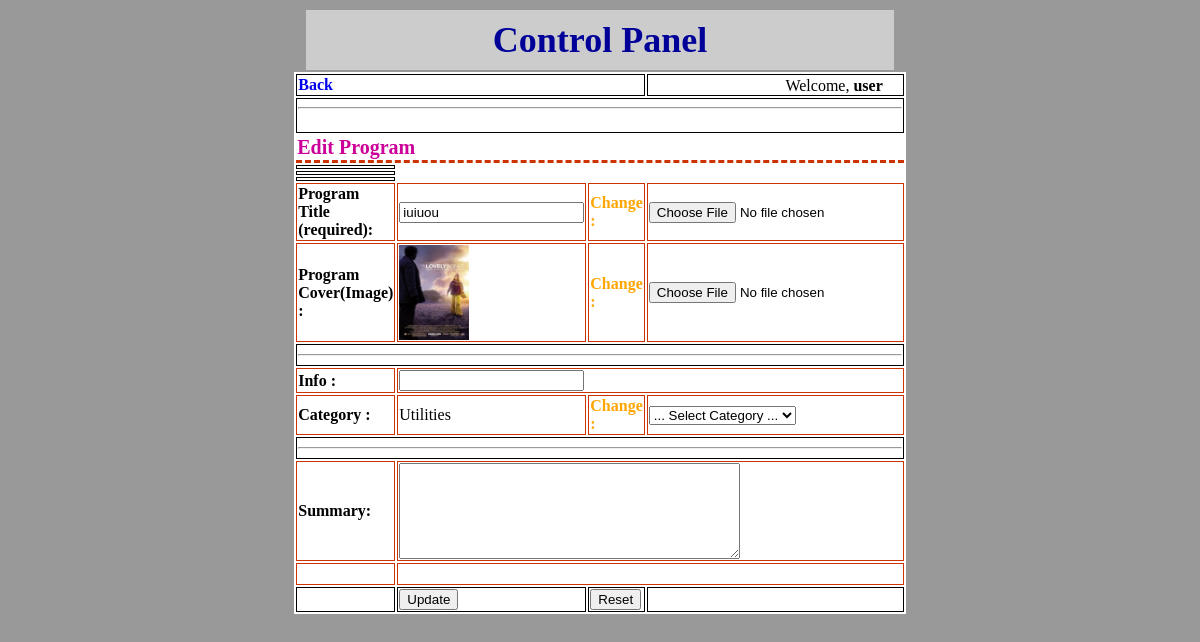
The page /cp/editprogramsfunction.php?q=7 (signed in) on the database its author committed.
### tables this page shows
CREATE TABLE `programs` (
  `id` int(4) NOT NULL auto_increment,
  `name` varchar(100) NOT NULL default '',
  `description` varchar(50) NOT NULL default '',
  `size` varchar(12) NOT NULL default '',
  `type` varchar(30) NOT NULL default '',
  `summary` longtext NOT NULL,
  `category` varchar(30) NOT NULL default '',
  `Required_software` varchar(30) NOT NULL default '',
  `image_path` varchar(200) NOT NULL default '',
  `program_path` varchar(200) NOT NULL default '',
  `submit_date` date NOT NULL default '0000-00-00',
  PRIMARY KEY  (`id`)
);

### cp/include_files/paths.php (called while the page is built, shortened)
<?php
$programsCoversPath="../fuploads/programs/covers/";
?>

### cp/editprogramsfunction.php (the view, shortened to what this page needs)
<?php
include "include_files/paths.php";
?>
<html>
<head>
</head>
<body bgcolor="#999999">
<table width="50%" border="0" align="center">
  <tr>
    <td bgcolor="#CCCCCC" height="60"><div align="center" class="style1" >Control Panel </div></td>
  </tr>
</table>
<table width="50%" border="1" align="center" bordercolor="#FFFFFF" bgcolor="#FFFFFF" class="noneB">
  <tr>
    <td height="" colspan="3"><a href="editprograms.php" class=lang style="text-decoration:none"><b>Back</b></a></td>
		<td align="right" style="padding-right:20px; padding-bottom:0px">Welcome,  <b><?php echo $_SESSION["username"]; ?></b></td>
  </tr>
	<tr> <td colspan=4 style="padding-top:0px; padding-bottom:15px; padding-top:0px"><hr /></td></tr>
  <tr>
    <td colspan="4" class="unnamed1"><span class="style2">Edit Program</span></td>
  </tr>
	<tr><td></td></tr>
	<tr><td></td></tr>
	<tr><td></td></tr>
	<?php
include "include_files/connect.php";
include "include_files/paths.php";
				if(!isset($_POST['submit']))
						$q="SELECT *  FROM programs WHERE id ='". $_GET['q']."'";
				else
						$q="SELECT *  FROM programs WHERE id ='". $_POST['id']."'";
				$rs=mysql_query($q,$db) or die(mysql_error());
$r = mysql_fetch_array($rs);
?>
 <form onsubmit="return validate_form(this)"  action="<?php echo htmlentities($_SERVER['PHP_SELF']); ?>"  method="post" enctype="multipart/form-data">
  <tr class="unnamed1">
    <td width="40%"><b>Program Title (required):</td>
		<td width=""> <input name="oldprogramname" id="oldprogramname"  type="text" value="<?php echo $r['name'];?>"</td>
		<td width="" ><font color="Orange"> <b>Change :</td>
    <td colspan="1"><input type="file" name="file[]" id="programname" /></td>
  </tr>
  <tr class="unnamed1">
    <td><b>Program Cover(Image) : </td>
		<td width=""><?php echo "<img src=$programsCoversPath".$r['image_path']." width=70 height=95 />";?> <input name="oldimagename" id="oldimagename"  type="hidden" value="<? echo $r['image_path'];?>"</td>
		<td width="" ><font color="Orange"> <b>Change :</td>
    <td colspan="1"><input type="file" name="file[]"/></td>
  </tr>										 <input name="oldprogramnameComplete" id="oldprogramnameComplete"  type="hidden" value="<?php echo $r['program_path'];?>" />
	<tr><td colspan="4"><hr /></td></tr>
  <tr class="unnamed1">
    <td colspan="1"><b>Info : </td>
    <td colspan="3"><input name="description"  type="text" value="<?php echo $r['description'];?>" /></td>
  </tr>
  <tr class="unnamed1">
    <td ><b>Category :</td>
		<td width=""><?php echo $r['category']; ?>
		<input name="oldcategory" id="oldcategory"  type="hidden" value="<?php echo $r['category'];?>" /></td>
		<td width=""><font color="Orange"> <b>Change :</td>
    <td colspan="1" ><select name="category"  id="category" >
<option value="#">... Select Category ...</option>
</select></td>
  </tr>
	<tr><td colspan="4"><hr /></td></tr>
  <tr class="unnamed1">
    <td><b>Summary: </td>
    <td colspan="3"><textarea name="summary" cols="40" rows="6" ><?php echo $r['summary'];?></textarea></td>
  </tr>
  <tr class="unnamed1">
    <td>&nbsp;</td>
    <td colspan="3">&nbsp;</td>
  </tr>
  <tr>
    <td>&nbsp;</td>
    <td width="12%"><input name="submit" type="submit" value="Update"></td>
    <td width="24%"><input name="cancel"   type="reset" value="Reset" ></td>
</form>
    <td width="34%">&nbsp;</td>
</table>
</body>
</html>

### cp/editprogramsfunction.php (style rules this page uses)
.style2 { color: #CC0099; font-weight: bold; font-size: 20px; }
.unnamed1 { border-top-width: medium; border-right-width: medium; border-bottom-width: medium; border-left-width: medium; border-top-style: none; border-right-style: none; border-bottom-style: dashed; border-left-style: none; border-top-color: #CC3300; border-right-color: #CC3300; border-bottom-color: #CC3300; border-left-color: #CC3300; }
.noneB { border: none; }

### rows shown on the page
programs: oldprogramname "iuiuou", image_path (picture), category "Utilities"

### other values the page prints
$_SESSION["username"] "user"
